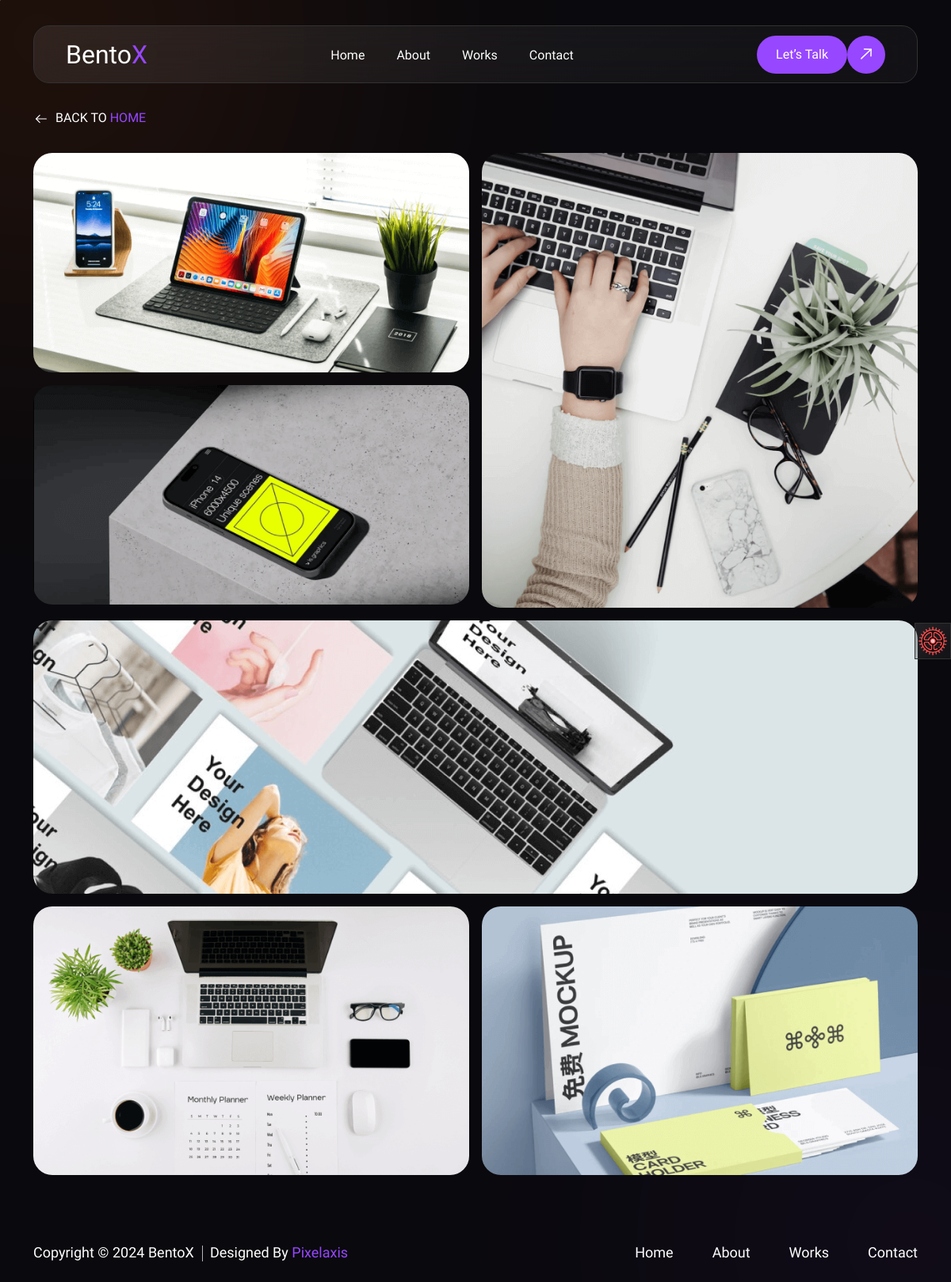
Page /project/ on the earlier database version.
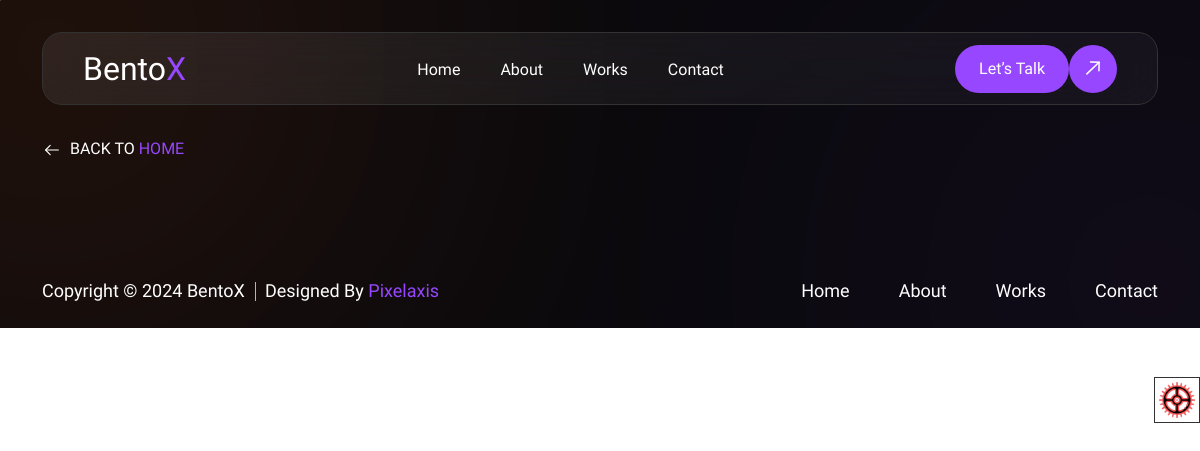
Same page on the later database version.
### apps/project/models.py (models this page shows, shortened)
class SmallBanner(models.Model):
    title = models.CharField(
        max_length = 255,
        verbose_name = "Зоголовок"
    )
    image = models.ImageField(
        upload_to= "images",
        verbose_name= "Фотография"
    )
    desription = models.TextField(
        verbose_name = "Описание"
    )
    class Meta:
        verbose_name = "Маленкий баннер"
        verbose_name_plural = "Маленкий баннер"

class BigBanner(models.Model):
    title = models.CharField(
        max_length = 255,
        verbose_name = "Зоголовок"
    )
    image = models.ImageField(
        upload_to= "images",
        verbose_name= "Фотография"
    )
    desription = models.TextField(
        verbose_name = "Описание"
    )
    class Meta:
        verbose_name = "Большой  баннер"
        verbose_name_plural = " Большой баннер"

class LongBanner(models.Model):
    title = models.CharField(
        max_length = 255,
        verbose_name = "Зоголовок"
    )
    image = models.ImageField(
        upload_to= "images",
        verbose_name= "Фотография"
    )
    desription = models.TextField(
        verbose_name = "Описание"
    )
    class Meta:
        verbose_name = "Длинный баннер"
        verbose_name_plural = "Длинный баннер"

class SquareBanner(models.Model):
    title = models.CharField(
        max_length = 255,
        verbose_name = "Зоголовок"
    )
    image = models.ImageField(
        upload_to= "images",
        verbose_name= "Фотография"
    )
    desription = models.TextField(
        verbose_name = "Описание"
    )
    class Meta:
        verbose_name = "квадратный баннер"
        verbose_name_plural = "квадратный баннер"

### apps/project/views.py (the view)
# urls.py: path('project/', project, name='project'),
def project(request):
    long = LongBanner.objects.all()
    small = SmallBanner.objects.all()
    big = BigBanner.objects.all()
    square = SquareBanner.objects.all()
    return render(request, 'project/project.html', locals())

### templates/project/project.html (shortened to what this page needs)
{%load static%}
<!doctype html>
<html lang="en">
<head>
    <link rel="stylesheet" href="{% static 'assets/css/plugins/aos.css' %}">
    <link href="https://iconsax.gitlab.io/i/icons.css" rel="stylesheet">
    <link rel="stylesheet" href="{% static 'assets/css/style.min.css' %}">
</head>
<body class="position-relative">
    <main class="main body-bg overflow-hidden">
        <div class="tigger-arrow">
            <div class="gear-icon">
                <img src="{% static 'assets/images/gear.png' %}" alt="img">
            </div>
        </div>
        {% include "include/header.html" %}
        <div class="container position-relative cus-z1 d-flex justify-content-center justify-content-lg-start mb-xxl-15 mb-xl-8 mb-7">
            <div class="backmenu-head">
                <a href="index.html" class="fw_400 fs-seven n0-color text-uppercase golelayla-logo">
                    <span class="ms-1 n0-color">
                        Back To <span class="s1-color"> Home</span>
                    </span>
                </a>
            </div>
        </div>
        <section class="body-box position-relative cus-z-1 pb-xxl-20 pb-xl-15 pb-lg-10 pb-9">
            <div class="container">
                <div class="all-projectmasonary">
                    <div class="row g-xxl-6 g-4">
                        <div class="col-lg-6 col-md-6">
                            <div class="row g-xxl-6 g-4">
                                {% for small in small %}
                                <div class="col-lg-12" data-aos="zoom-in-up" data-aos-duration="1000">
                                    <a href="project-details.html" class="all-proitem">
                                        <img src="{{small.image.url}}" alt="img" class="widing">
                                    </a>
                                </div>
                                {% endfor %}
                            </div>
                        </div>
                        {% for big in big %}
                        <div class="col-lg-6 col-md-6">
                            <a href="project-details.html" class="all-proitem" data-aos="zoom-in-left" data-aos-duration="1400">
                                <img src="{{big.image.url}}" alt="img" class="widing">
                            </a>
                        </div>
                        {% endfor %}
                        {% for long in long %}
                        <div class="col-lg-12" data-aos="zoom-in-down" data-aos-duration="1200">
                            <a href="project-details.html" class="all-proitem">
                                <img src="{{long.image.url}}" alt="img" class="heighting widing">
                            </a>
                        </div>
                        {% endfor %}
                        {% for square  in square  %}
                        <div class="col-lg-6 col-md-6" data-aos="fade-down" data-aos-duration="1000">
                            <a href="project-details.html" class="all-proitem">
                                <img src="{{square.image.url}}" alt="img" class="heighting widing">
                            </a>
                        </div>
                        {% endfor %}
                    </div>
                </div>
            </div>
        </section>
        {% include "include/footer.html" %}
    </main>
</body>
</html>

### templates/include/header.html (shortened to what this page needs)
{%load static%}
<header class="header-section mb-xxl-15 mb-xl-8 mb-7 mt-xxl-15 mt-xl-8 mt-7 header-sectionone">
    <div class="one__header ">
        <div class="container">
            <div class="main-navbar" data-aos="fade-up" data-aos-duration="1000">
                <nav class="navbar-custom">
                    <div class="navbar-toggle-item">
                        <div class="d-flex gap-5 flex-column flex-lg-row text-lg-start text-center align-items-start align-items-lg-center justify-content-center justify-content-between mt-5 mt-lg-0">
                            <div class="navbar-brand logo d-none d-lg-flex">
                                <a href="{% url 'index' %}">
                                    <h4 class="fw_600 n0-color">
                                        Bento<span class="s1-color">X</span>
                                    </h4>
                                </a>
                            </div>
                            <ul class="custom-nav d-grid d-lg-flex gap-5 gap-lg-8 gap-xl-10 justify-content-lg-start">
                                <li class="menu-item position-relative">
                                    <a href="{% url 'index' %}">
                                        Home
                                    </a>
                                </li>
                                <li class="menu-item position-relative">
                                    <a href="{% url 'about' %}">
                                        About
                                    </a>
                                </li>
                                <li class="menu-item position-relative">
                                    <a href="{% url 'project' %}">
                                        Works
                                    </a>
                                </li>
                                <li class="menu-item position-relative">
                                    <a href="{% url 'contact' %}">
                                        Contact
                                    </a>
                                </li>
                            </ul>
                            <div class="d-flex justify-content-center  m-auto m-lg-0 justify-content-lg-end">
                                <a href="{% url 'contact' %}" class="kewta-btn d-flex align-items-center">
                                    <span class="kew-text">
                                        Let’s Talk
                                    </span>
                                    <span class="kew-arrow">
                                        <div class="kt-two">
                                        </div>
                                    </span>
                                </a>
                            </div>
                        </div>
                    </div>
                </nav>
            </div>
        </div>
    </div>
</header>

### templates/include/footer.html
{% load static%}
<footer class="footer position-relative py-xxl-8 py-6">
    <div class="container">
        <div class="footer-wrap d-grid gap-4 justify-content-center d-lg-flex align-items-center justify-content-lg-between">
            <div class="footer-copyright">
                <span class="fw_400 n0-color">
                    Copyright &copy; 2024 <a href="{% url 'index' %}" class="bento-tag">BentoX</a>
                </span>
                <span class="fw_400 n0-color designed-by">
                    Designed By <a href="https://themeforest.net/user/pixelaxis" class="s1-color">Pixelaxis</a>
                </span>
            </div>
            <ul class="footer-link justify-content-center flex-wrap position-relative cus-z1">
                <li>
                    <a href="{% url 'index' %}">
                        Home
                    </a>
                </li>
                <li>
                    <a href="{% url 'about' %}">
                        About
                    </a>
                </li>
                <li>
                    <a href="{% url 'project' %}">
                        Works
                    </a>
                </li>
                <li>
                    <a href="{% url 'contact' %}">
                        Contact
                    </a>
                </li>
            </ul>
        </div>
    </div>
</footer>

Differences in the rows shown:
removed SmallBanner: image (picture)
removed SmallBanner: image (picture)
removed BigBanner: image (picture)
removed LongBanner: image (picture)
removed SquareBanner: image (picture)
removed SquareBanner: image (picture)
